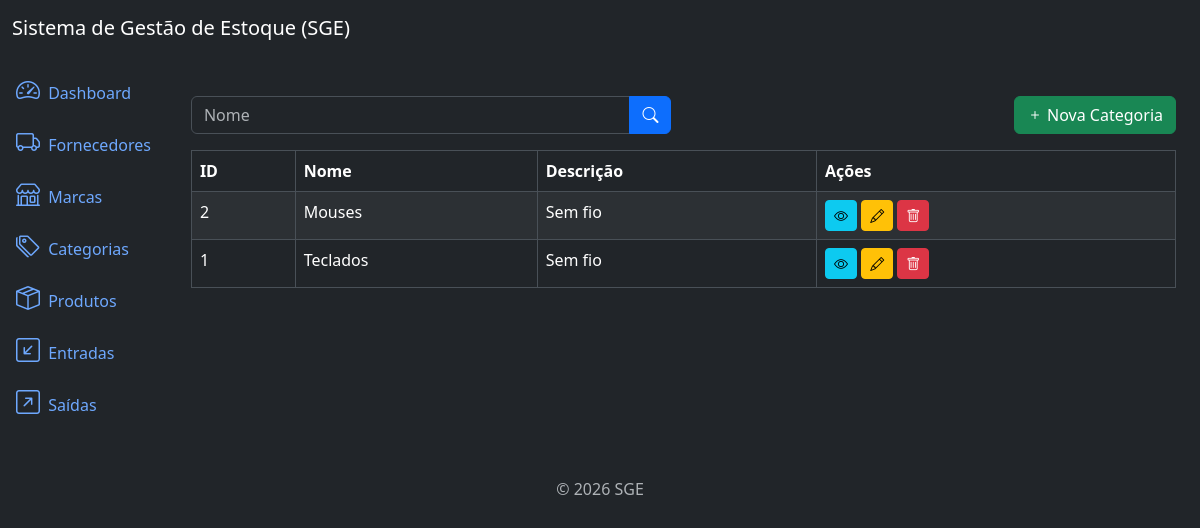
The page /categories/list/ on the database its author committed.
### categories/models.py (models this page shows, shortened)
class Category(models.Model):
    name = models.CharField(max_length= 500)
    description = models.TextField(null= True, blank= True)
    created_at = models.DateTimeField(auto_now_add= True)
    updated_at = models.DateTimeField(auto_now= True)
    class Meta:
        ordering = ["name"]

### categories/views.py (the view)
# urls.py: path("categories/list/", views.CategoryListView.as_view(), name = "category_list"),
class CategoryListView(ListView):
    model = models.Category
    template_name = "category_list.html"
    context_object_name = "categories"
    paginate_by = 10
    def get_queryset(self):
        queryset =  super().get_queryset()
        name = self.request.GET.get("name")
        if name:
            queryset = queryset.filter(name__icontains= name)
        return queryset

### categories/templates/category_list.html (shortened to what this page needs)
{% extends 'base.html' %}
{% block content %}
<div class="row mb-3">
    <div class="col-md-6">
        <form method="get" action="{% url 'category_list' %}">
            <div class="input-group">
                <input type="text" class="form-control" name="name" placeholder="Nome" value="{{ request.GET.name }}">
                <button type="submit" class="btn btn-primary">
                    <i class="bi bi-search"></i>
                </button>
            </div>
        </form>
    </div>
    <div class="col-md-6">
        <a href="{% url 'category_create' %}" class="btn btn-success float-end">
            <i class="bi bi-plus"></i> Nova Categoria
        </a>
    </div>
</div>
<div class="table-responsive">
    <table class="table table-striped table-bordered">
        <thead class="thead-dark">
            <tr>
                <th>ID</th>
                <th>Nome</th>
                <th>Descrição</th>
                <th>Ações</th>
            </tr>
        </thead>
        <tbody>
            {% for category in categories %}
            <tr>
                <td>{{ category.id }}</td>
                <td>{{ category.name }}</td>
                <td>{{ category.description}}</td>
                <td>
                    <a href="{% url 'category_detail' category.id %}" class="btn btn-info btn-sm">
                        <i class="bi bi-eye"></i>
                    </a>
                    <a href="{% url 'category_update' category.id%}" class="btn btn-warning btn-sm">
                        <i class="bi bi-pencil"></i>
                    </a>
                    <a href="{% url 'category_delete' category.id%}" class="btn btn-danger btn-sm">
                        <i class="bi bi-trash"></i>
                    </a>
                </td>
            </tr>
            {% endfor %}
        </tbody>
    </table>
</div>
{% endblock %}

### rows shown on the page
Category: id "2", name "Mouses", description "Sem fio"
Category: id "1", name "Teclados", description "Sem fio"
